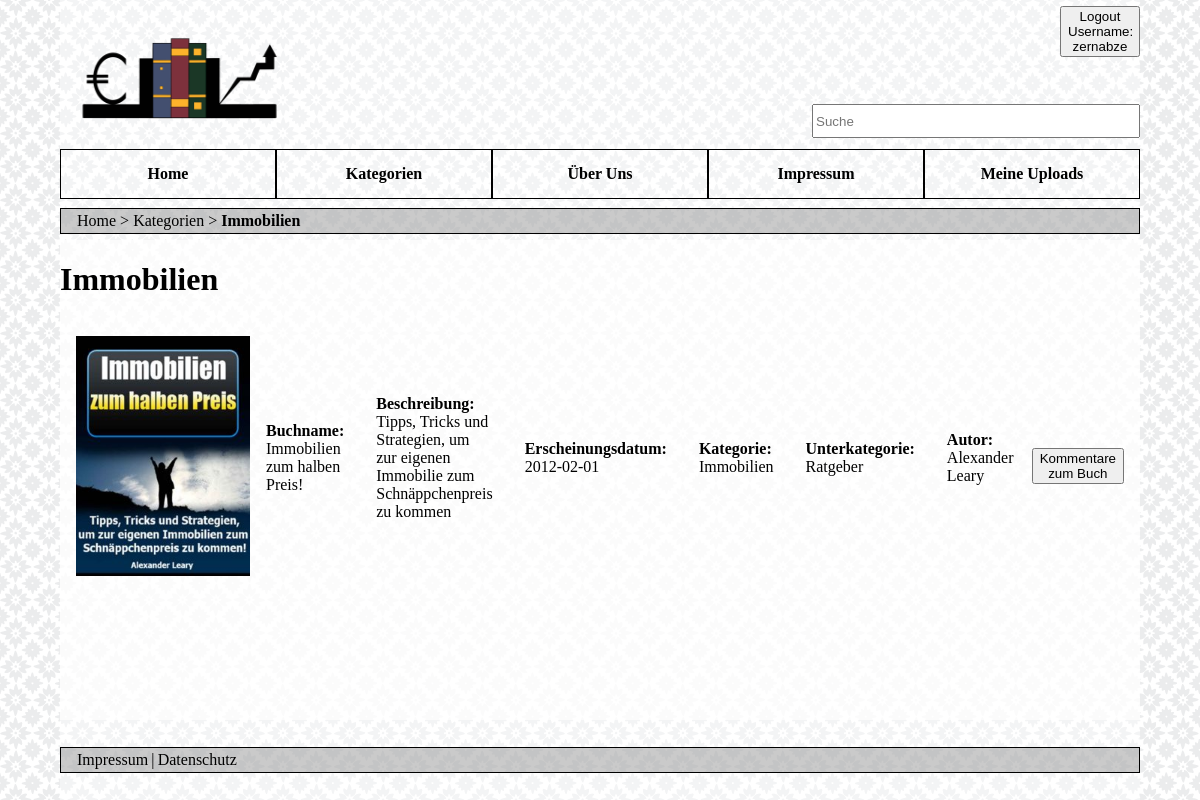
Screenshot of /src/Immobilien.php (signed in) with the database file from the repository.
### tables this page shows
CREATE TABLE `buch` (
  `BUCHID` int(11) NOT NULL,
  `NUTZERID` int(11) NOT NULL,
  `KATEGORIEID` int(11) NOT NULL,
  `UNTERKATEGORIEID` int(11) DEFAULT NULL,
  `BUCHNAME` varchar(1024) DEFAULT NULL,
  `BESCHREIBUNG` varchar(1024) DEFAULT NULL,
  `ERSCHEINUNGSDATUM` date DEFAULT NULL,
  `AUTOR` varchar(1024) DEFAULT NULL,
  `BILD` varchar(1024) DEFAULT NULL,
  `BUCHINHALT` varchar(1024) DEFAULT NULL
);

CREATE TABLE `kategorie` (
  `KATEGORIEID` int(11) NOT NULL,
  `KATEGORIENAME` varchar(1024) DEFAULT NULL
);

CREATE TABLE `unterkategorie` (
  `UNTERKATEGORIEID` int(11) NOT NULL,
  `KATEGORIEID` int(11) NOT NULL,
  `UNTERKATEGORIENAME` varchar(1024) DEFAULT NULL
);

### src/controller/entity/Buch.php (the view, shortened to what this page needs)
<?php
class Buch
{
    public $buchid;
    public $kategorieid;
    public $buchname;
    public $beschreibung;
    public $erscheinungsdatum;
    public $autor;
    public $bild;
    public $buchinhalt;
    public $unterkategorieid;
    public $kategorie;
    public $unterkategorie;
    function __construct($buch)
    {
        $this->buchid = htmlspecialchars($buch["BUCHID"]);
        $this->kategorieid = htmlspecialchars($buch["KATEGORIEID"]);
        $this->unterkategorieid  = htmlspecialchars($buch["UNTERKATEGORIEID"]);
        $this->buchname = htmlspecialchars($buch["BUCHNAME"]);
        $this->beschreibung = htmlspecialchars($buch["BESCHREIBUNG"]);
        $this->erscheinungsdatum = htmlspecialchars($buch["ERSCHEINUNGSDATUM"]);
        $this->autor = htmlspecialchars($buch["AUTOR"]);
        $this->bild = $buch["BILD"];
        $this->buchinhalt = $buch["BUCHINHALT"];
        $this->getKategory();
    }
    function getKategory()
    {
        $this->_database = new MySQLi("yoda.media.h-da.de", "pwws20_04", "KeLuGuGu%83", "pwws20db04");
        if ($this->_database == null || !$this->_database->connect_errno) {
            $this->_database->set_charset("utf8");
        }
        $sqlAnfrage = "select * from kategorie where KATEGORIEID = $this->kategorieid";
        $this->_recordset = $this->_database->query($sqlAnfrage);
        while ($record = $this->_recordset->fetch_assoc()) {
            $this->kategorie = $record["KATEGORIENAME"];
        }
        $sqlAnfrage = "select * from unterkategorie where UNTERKATEGORIEID = $this->unterkategorieid ";
        $this->_recordset = $this->_database->query($sqlAnfrage);
        if ($this->_recordset) {
            while ($record = $this->_recordset->fetch_assoc()) {
                $this->unterkategorie = $record["UNTERKATEGORIENAME"];
            }
        }
    }
    function showBuch()
    {
        echo <<<EOT
        <form action="Kommentar.php" method="post">
        <section class="buch">
        <div class="buchImg">
        <a href="$this->buchinhalt">
        <img class="show_itembook" src='$this->bild'/>
        </a>
        </div>
        <p id="show_item"><b>Buchname: </b></br> $this->buchname</p>
        <p id="show_item"><b>Beschreibung: </b></br> $this->beschreibung</p>
        <p id="show_item"><b>Erscheinungsdatum: </b></br> $this->erscheinungsdatum</p>
        <p id="show_item"><b>Kategorie: </b></br> $this->kategorie</p>
        <p id="show_item"><b>Unterkategorie: </b></br> $this->unterkategorie</p>
        <p id="show_item"><b>Autor: </b></br> $this->autor</p>
        <input type="hidden" name = "buchid" value=$this->buchid>
        <button id="show_itemkommihome">Kommentare zum Buch</button>
        </form>
        </section>
EOT;
}
}

### src/Immobilien.php (shortened to what this page needs)
<?php
require_once 'Page.php';
include './controller/entity/Buch.php';
class Immobilien extends Page
{
    private $meinebücher = array();
    protected function getViewData()
    {
        $this->_recordset = $this->_database->query("select * from buch where kategorieid = 4");
        while ($Record =  $this->_recordset->fetch_assoc()) {
            $buch = new Buch($Record);
            $this->meinebücher[] = $buch;
        }
    }
    protected function generateView()
    {
        $this->getViewData();
        echo <<<EOT
        <div id="headerDir">
        <span>Home > Kategorien > <b>Immobilien</b></span>
        </div>
        </div>
        <div id="content">
        <h1> Immobilien </h1>
         <section class="buecher">
EOT;
        for ($i = 0; $i < count($this->meinebücher); $i++) {
            $this->meinebücher[$i]->showBuch();
        }
        echo <<<EOT
        </section>
        </div>
EOT;
    }
    public static function main()
    {
        try {
            $page = new Immobilien();
            $page->processReceivedData();
            $page->generateView();
        } catch (Exception $e) {
            header("Content-type: text/plain; charset=UTF-8");
            echo $e->getMessage();
        }
    }
}
Immobilien::main();

### src/stylesheet/style.css (style rules this page uses)
html,body { height: 100%; margin: 0 ; background-image: url("../img/assets/background.png"); }
#content { background-color: rgba(255, 255, 255, 0.8); width: 100%; height: 60%; }
#headerDir { height: 10%; background-color: rgba(128, 128, 128, 0.419); display: flex; flex-direction: column; justify-content: center; padding-left: 1rem; border: 1px solid black; }

### src/stylesheet/home.css (style rules this page uses)
.buch { margin: 1rem; display:flex; flex-direction: row; }

### src/stylesheet/buch.css (style rules this page uses)
.buecher { height: 90%; width: 100% !important; overflow-y: auto; clear: both; }
.buch { margin: 1rem; display:flex; flex-direction: row; align-items: center; }
#show_item { width: 20%; margin: 1rem; }
#show_itemkommihome { margin-top: 1rem; height: 30%; }
.buchImg a img { height: 15rem; }

### rows the page displays
buch: BILD (picture), BUCHNAME "Immobilien zum halben Preis!", BESCHREIBUNG "Tipps, Tricks und Strategien, um zur eigenen Immobilie zum Schnäppchenpreis zu kommen", ERSCHEINUNGSDATUM "2012-02-01", KATEGORIEID.KATEGORIENAME "Immobilien", UNTERKATEGORIEID.UNTERKATEGORIENAME "Ratgeber", AUTOR "Alexander Leary"

### other values shown
$username "zernabze"
